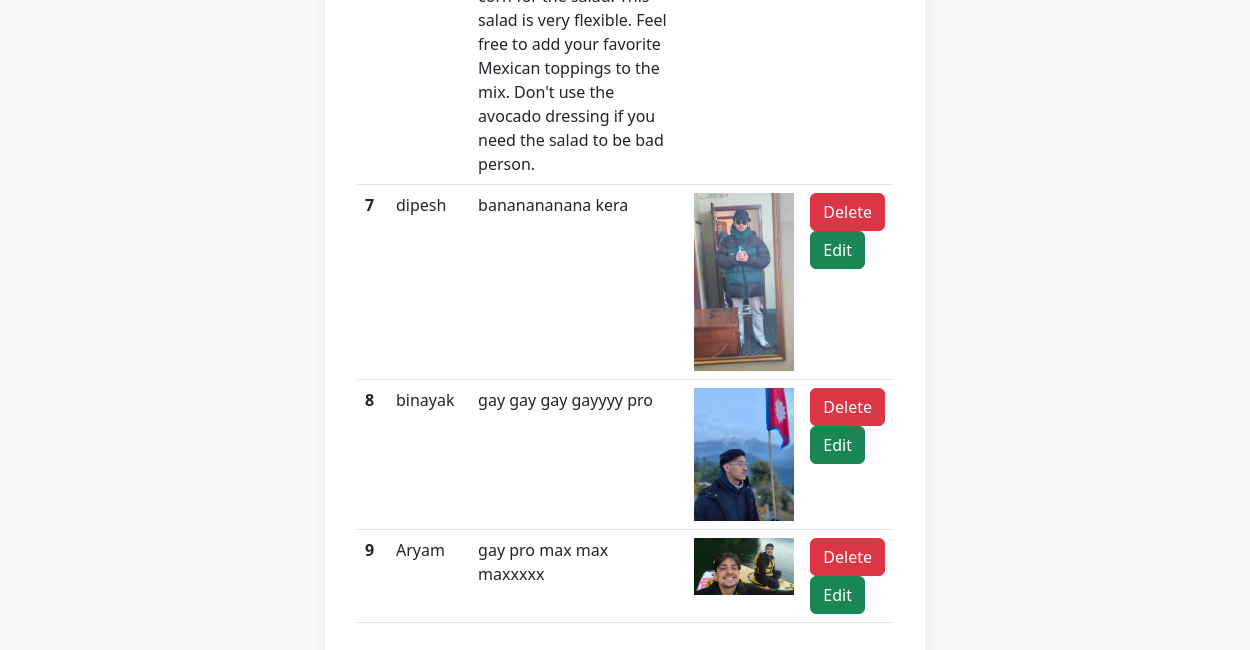
The app's page / (lower part), older data.
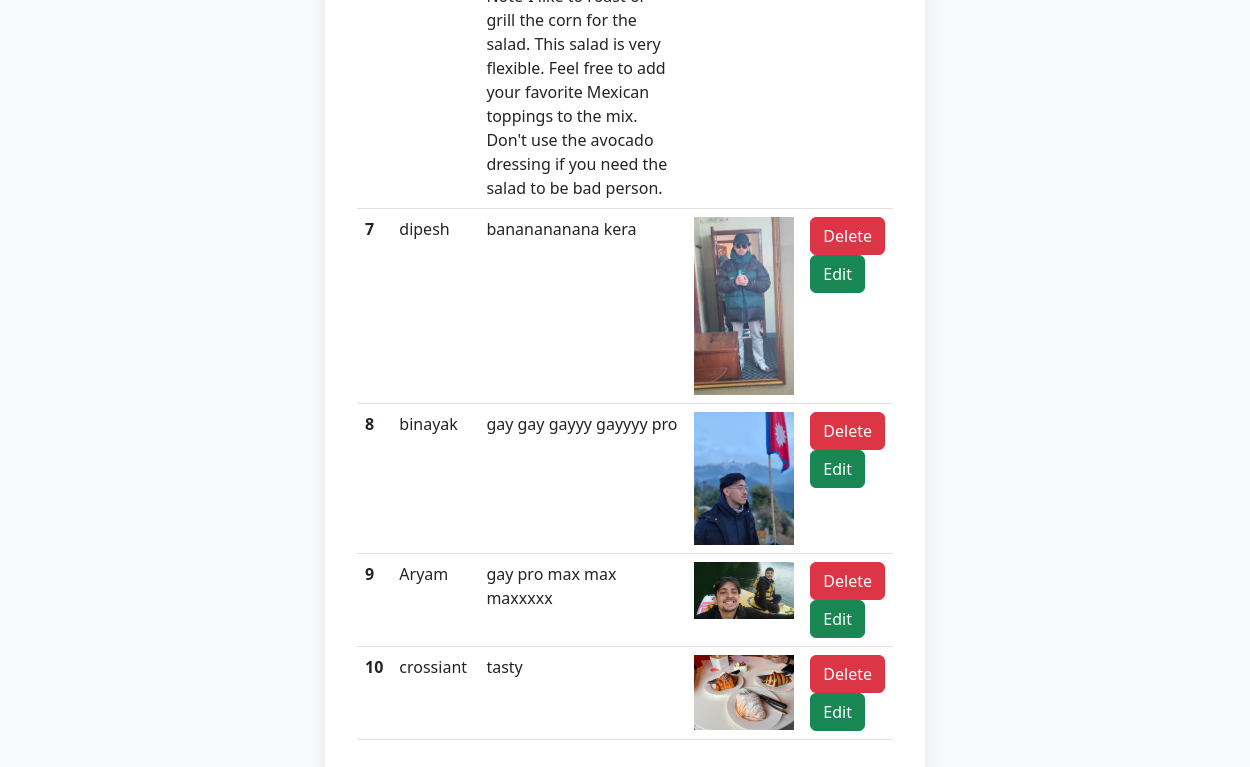
The same page, newer data.
### vegge/models.py (models this page shows)
class Recipe(models.Model):
    user= models.ForeignKey(User, on_delete=models.SET_NULL, null=True)
    name = models.CharField(max_length=100)
    description = models.TextField()
    image = models.ImageField(upload_to='recipes_img/')

### vegge/views.py (the view, shortened to what this page needs)
# urls.py: path('',recipes, name='recipes'),
def recipes(request):
    queryset = Recipe.objects.all()
    if request.GET.get('search'):
       queryset = queryset.filter(name__icontains=request.GET.get('search'))
    context = {'recipes': queryset}
    return render(request, 'recipes.html', context)

### vegge/templates/recipes.html (shortened to what this page needs)
<!DOCTYPE html>
<html lang="en">
<head>
    <link rel="stylesheet" href="https://cdn.jsdelivr.net/npm/bootstrap@5.3.0/dist/css/bootstrap.min.css">
</head>
<body>
<div class="container">
    <br>
    <table class="table">
      <tbody>
        {% for recipe in recipes %}
        <tr>
          <th scope="row">{{ recipe.id }}</th>
          <td>{{ recipe.name }}</td>
          <td>{{ recipe.description }}</td>
          <td>
            {% if recipe.image %}
              <img src="{{ recipe.image.url }}" alt="Recipe Image" style="width: 100px; height: auto;">
            {% else %}
              No image
            {% endif %}
          </td>
          <td>
            <form method="POST" action="{% url 'delete_recipe' recipe.id %}">
              <button type="submit" class="btn btn-danger">Delete</button>
            </form>
            <form method="POST" action="{% url 'edit_recipe' recipe.id %}">
              <button type="submit" class="btn btn-success">Edit</button>
            </form>
          </td>
        </tr>
        {% endfor %}
      </tbody>
    </table>
</div>
</body>
</html>

### vegge/templates/recipes.html (style rules this page uses)
body { background-color: #f8f9fa; }
.container { margin-top: 40px; max-width: 600px; background: #fff; padding: 32px; border-radius: 12px; box-shadow: 0 2px 16px rgba(0,0,0,0.08); }

Row changes from the older to the newer data that the page shows:
changed Recipe "binayak": description "gay gay gay gayyyy pro" → "gay gay gayyy gayyyy pro"
added Recipe: id "10", name "crossiant", description "tasty", image (picture)
